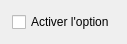
<?xml version="1.0" encoding="UTF-8"?>
<ui version="4.0">
 <class>InteractiveCheck</class>
 <widget class="QWidget" name="InteractiveCheck">
  <property name="geometry">
   <rect>
    <x>0</x>
    <y>0</y>
    <width>124</width>
    <height>44</height>
   </rect>
  </property>
  <property name="windowTitle">
   <string>Interactive check</string>
  </property>
  <layout class="QVBoxLayout" name="verticalLayout">
   <property name="leftMargin">
    <number>12</number>
   </property>
   <property name="topMargin">
    <number>12</number>
   </property>
   <property name="rightMargin">
    <number>12</number>
   </property>
   <property name="bottomMargin">
    <number>12</number>
   </property>
   <item>
    <widget class="QCheckBox" name="flagCheck">
     <property name="text">
      <string>Activer l'option</string>
     </property>
    </widget>
   </item>
  </layout>
 </widget>
 <resources/>
 <connections/>
</ui>
